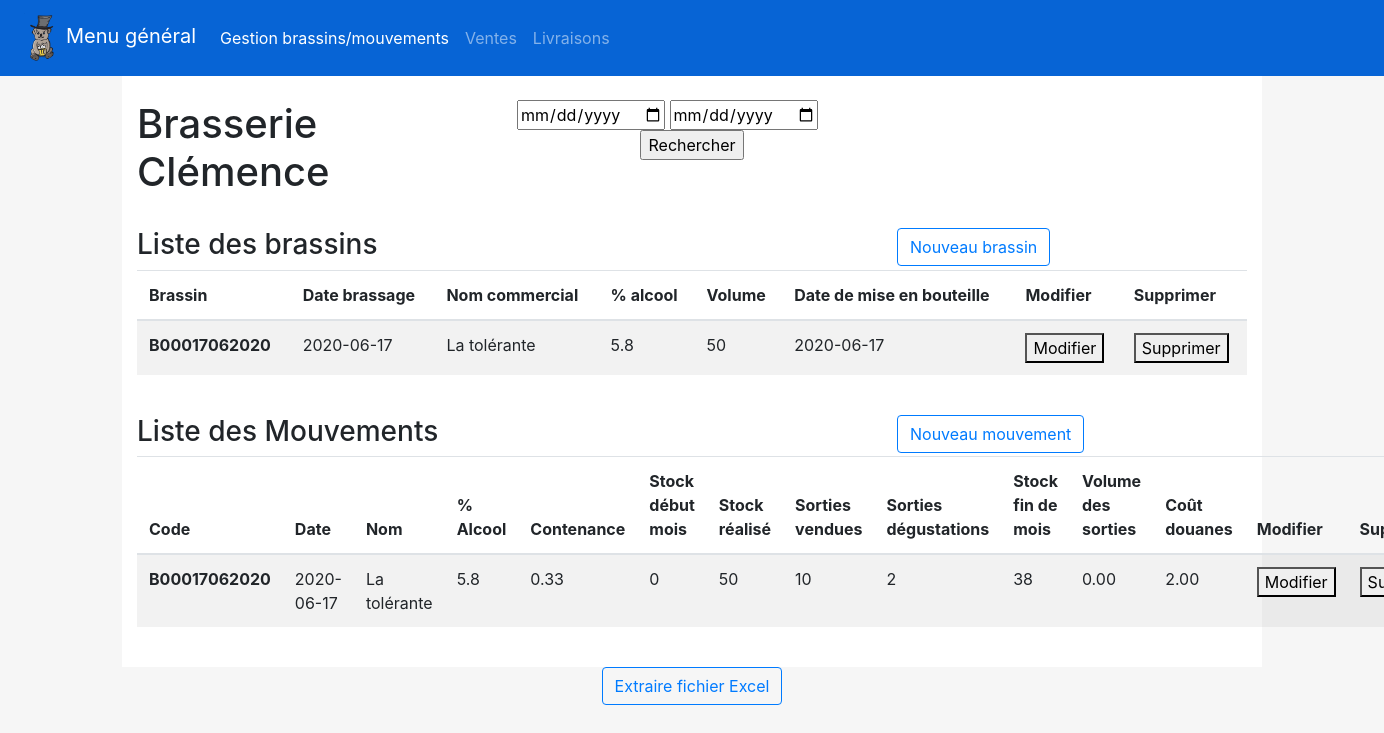
/index.php (signed in), run on the app's committed database.
### tables this page shows
CREATE TABLE IF NOT EXISTS `brassin` (
  `code` varchar(15) NOT NULL,
  `dateBrass` date NOT NULL,
  `dateMiseBout` date NOT NULL,
  `volume` double NOT NULL,
  `id` int(11) NOT NULL,
  `pourAlcool` double(2,1) NOT NULL,
  PRIMARY KEY (`code`),
  KEY `Brassin_Biere_FK` (`id`),
  CONSTRAINT `Brassin_Biere_FK` FOREIGN KEY (`id`) REFERENCES `biere` (`id`)
);

CREATE TABLE IF NOT EXISTS `biere` (
  `id` int(11) NOT NULL AUTO_INCREMENT,
  `nom` varchar(50) NOT NULL,
  PRIMARY KEY (`id`)
);

CREATE TABLE IF NOT EXISTS `mouvement` (
  `id` int(11) NOT NULL AUTO_INCREMENT,
  `date` date NOT NULL,
  `contenance` double NOT NULL DEFAULT 0,
  `nbBouteilles` int(11) NOT NULL,
  `code` varchar(15) NOT NULL,
  `stockDebMois` int(5) DEFAULT NULL,
  `stockRealise` int(5) DEFAULT NULL,
  `sortiesVendues` int(5) DEFAULT NULL,
  `sortiesDeg` int(5) DEFAULT NULL,
  `stockFinMois` int(5) DEFAULT NULL,
  `volSorties` double(2,2) DEFAULT NULL,
  `coutDouanes` double(5,2) DEFAULT NULL,
  PRIMARY KEY (`id`),
  KEY `Mouvement_Brassin_FK` (`code`),
  CONSTRAINT `Mouvement_Brassin_FK` FOREIGN KEY (`code`) REFERENCES `brassin` (`code`)
);

### classes/BDD.php (called while the page is built, shortened)
<?php
class BDD{
	private static $serveur="mysql:host=127.0.0.1";
	private static $bdd="dbname=brasserie";
	private static $user="clemence";
	private static $mdp="clemence";
	private $laConnexion;
	public function __construct()
	{
    	$this->laConnexion = new PDO(BDD::$serveur.';'.BDD::$bdd, BDD::$user, BDD::$mdp);
		$this->laConnexion->query("SET CHARACTER SET utf8");
	}
	public function getBrassin(){
		$req='select * from brassin inner join biere on brassin.id = biere.id';
		$res=$this->laConnexion->query($req);
		$lesLignes=$res->fetchAll();
		$tableau = array();
		foreach ($lesLignes as $line){
			$br = new Brassin();
			$br->setCode($line[0]);
			$br->setDateBrass($line[1]);
			$br->setDateMiseBout($line[2]);
			$br->setVolume($line[3]);
			$br->setPourAlcool($line[5]);
			$br->setNomCom($line[7]);
			$tableau[] = $br;
		}
		return $tableau;
	}
	public function getMouvement(){
		$req='select * from mouvement inner join brassin on brassin.code = mouvement.code inner join biere on brassin.id = biere.id';
		$res=$this->laConnexion->query($req);
		$lesLignes=$res->fetchAll();
		$tableau = array();
		foreach ($lesLignes as $line){
			$m = new Mouvement();
			$m->setId($line[0]);
			$m->setDate($line[1]);
			$m->setContenance($line[2]);
			$m->setNbBouteilles($line[3]);
			$m->setCode($line[4]);
			$m->setStockDebMois($line[5]);
			$m->setStockRealise($line[6]);
			$m->setSortiesVendues($line[7]);
			$m->setSortiesDeg($line[8]);
			$m->setStockFinMois($line[9]);
			$m->setVolSorties($line[10]);
			$m->setCoutDouanes($line[11]);
			$m->setPourcentageAlcool($line[17]);
			$m->setNomCommercial($line[19]);
			$tableau[] = $m;
		}
		return $tableau;
	}
}
?>

### classes/Brassin.php (called while the page is built, shortened)
<?php
class Brassin{
	private $code;
	private $dateBrass;
	private $dateMiseBout;
	private $volume;
	private $pourAlcool;
	private $nomCom;
	public function getCode(){
		return $this->code;
	}
	public function getDateBrass(){
		return $this->dateBrass;
	}
	public function getDateMiseBout(){
		return $this->dateMiseBout;
	}
	public function getVolume(){
		return $this->volume;
	}
	public function getPourAlcool(){
		return $this->pourAlcool;
	}
	public function getNomCom(){
		return $this->nomCom;
	}
	public function setCode($c){
		$this->code = $c;
	}
	public function setDateBrass($d){
		$this->dateBrass = $d;
	}
	public function setDateMiseBout($d){
		$this->dateMiseBout = $d;
	}
	public function setVolume($v){
		$this->volume = $v;
	}
	public function setPourAlcool($a){
		$this->pourAlcool = $a;
	}
	public function setNomCom($c){
		$this->nomCom = $c;
	}
}
?>

### classes/Mouvement.php (called while the page is built, shortened)
<?php
class Mouvement{
	private $id;
	private $date;
	private $contenance;
	private $code;
	private $stockDebMois;
	private $stockRealise;
	private $sortiesVendues;
	private $sortiesDeg;
	private $stockFinMois;
	private $volSorties;
	private $coutDouanes;
	private $nomCommercial;
	private $pourcentageAlcool;
	public function getId(){
		return $this->id;
	}
	public function getDate(){
		return $this->date;
	}
	public function getContenance(){
		return $this->contenance;
	}
	public function getCode(){
		return $this->code;
	}
	public function getStockDebMois(){
		return $this->stockDebMois;
	}
	public function getStockRealise(){
		return $this->stockRealise;
	}
	public function getSortiesVendues(){
		return $this->sortiesVendues;
	}
	public function getSortiesDeg(){
		return $this->sortiesDeg;
	}
	public function getStockFinMois(){
		return $this->stockFinMois;
	}
	public function getVolSorties(){
		return $this->volSorties;
	}
	public function getCoutDouanes(){
		return $this->coutDouanes;
	}
	public function getNomCommercial(){
		return $this->nomCommercial;
	}
	public function getPourcentageAlcool(){
		return $this->pourcentageAlcool;
	}
	public function setId($i){
		$this->id = $i;
	}
	public function setDate($d){
		$this->date = $d;
	}
	public function setContenance($c){
		$this->contenance = $c;
	}
	public function setCode($c){
		$this->code = $c;
	}
	public function setStockDebMois($d){
		$this->stockDebMois = $d;
	}
	public function setStockRealise($r){
		$this->stockRealise = $r;
	}
	public function setSortiesVendues($v){
		$this->sortiesVendues = $v;
	}
	public function setSortiesDeg($d){
		$this->sortiesDeg = $d;
	}
	public function setStockFinMois($m){
		$this->stockFinMois = $m;
	}
	public function setVolSorties($s){
		$this->volSorties = $s;
	}
	public function setCoutDouanes($d){
		$this->coutDouanes = $d;
	}
	public function setNomCommercial($n){
		$this->nomCommercial = $n;
	}
	public function setPourcentageAlcool($p){
		$this->pourcentageAlcool = $p;
	}
}
?>

### index.php (the view, shortened to what this page needs)
<!DOCTYPE html>
<?php
    require_once('./classes/Mouvement.php');
    require_once('./classes/Brassin.php');
    require_once('./classes/BDD.php');
    $base = new BDD();
?>
<html>
    <head>
    	<link rel="stylesheet" href="https://stackpath.bootstrapcdn.com/bootstrap/4.5.0/css/bootstrap.min.css">
    </head>
    <body style="background-color: #F6F6F6;">
        <nav class="navbar navbar-expand-lg navbar navbar-dark" style="background-color: #0764D5;">
            <a class="navbar-brand" href="#"><img src="./logo.png" href="#" height="50px" width="50px" />Menu général</a>
            <div class="collapse navbar-collapse" id="navbarNavDropdown">
                <ul class="navbar-nav">
                    <li class="nav-item active">
                        <a class="nav-link" href="#">Gestion brassins/mouvements <span class="sr-only">(current)</span></a>
                    </li>
                    <li class="nav-item">
                        <a class="nav-link" href="#">Ventes</a>
                    </li>
                    <li class="nav-item">
                        <a class="nav-link" href="#">Livraisons</a>
                    </li>
                </ul>
            </div>
        </nav>
        <div class="container" style="background-color: white;">
            <br/>
            <div class="row">
                <div class="col-4"><h1>Brasserie Clémence</h1></div>
                <div class="col-4">
                    <form action='' method='POST' name=intervalle>
                        <input type='date' name='date1' />
                        <input type='date' name='date2' />
                        <center><input type='submit' name='KK' value='Rechercher' /></center>
                    </form>
                </div>
            </div>
            <br />
            <div class="row">
                <div class="col-8"><h3>Liste des brassins</h3></div>
                <div class="col-4"><a href="./ajout.php" class="btn btn-outline-primary" role="button" aria-pressed="true">Nouveau brassin</a></div>
            </div>
      		<table class="table table-striped">
                <thead>
                    <tr>
                    <th scope="col">Brassin</th>
                    <th scope="col">Date brassage</th>
                    <th scope="col">Nom commercial</th>
                    <th scope="col">% alcool</th>
                    <th scope="col">Volume</th>
                    <th scope="col">Date de mise en bouteille</th>
                    <th scope="col">Modifier</th>
                    <th scope="col">Supprimer</th>
                    </tr>
                </thead>
                <tbody>
                    <?php
                        if(isset($_POST['KK']))
                        {
                            if(isset($_POST['date1']) && isset($_POST['date2']))
                            {
                                $tabbrassmois = $base->getBrassinMois($_POST['date1'], $_POST['date2']);
                                $mouvementbrass = array();
                                foreach($tabbrassmois as $row)
                                {
                                    echo "<tr><th scope='col'>".$row->getCode()."</th><td scope='col'>".$row->getDateBrass()."</td><td scope='col'>".$row->getNomCom()."</td><td scope='col'>".$row->getPourAlcool()."</td><td scope='col'>".$row->getVolume()."</td><td scope='col'>".$row->getDateMiseBout()."</td><td scope='col'><a href='modifierBrassin.php?code=".$row->getCode()."'><button>Modifier</button></a></td><td scope='col'><a href='supprimer.php?code=".$row->getCode()."'><button>Supprimer</button></a></td></tr>";
                                    $mouvementbrass[] = $base->getMouvementBrassin($row->getCode());
                                }
                            }
                            else
                            {
                                echo "Veuillez indiquer 2 dates valides";
                            }
                        }
                        else
                        {
                            $tabbrass = $base->getBrassin();
                            foreach($tabbrass as $ligne)
                            {
                                echo "<tr><th scope='col'>".$ligne->getCode()."</th><td scope='col'>".$ligne->getDateBrass()."</td><td scope='col'>".$ligne->getNomCom()."</td><td scope='col'>".$ligne->getPourAlcool()."</td><td scope='col'>".$ligne->getVolume()."</td><td scope='col'>".$ligne->getDateMiseBout()."</td><td scope='col'><a href='modifierBrassin.php?code=".$ligne->getCode()."'><button>Modifier</button></a></td><td scope='col'><a href='supprimer.php?code=".$ligne->getCode()."'><button>Supprimer</button></a></td></tr>";
                            }
                        }
                    ?>
                </tbody>
            </table>
            <br/>
            <div class="row">
                <div class="col-8"><h3>Liste des Mouvements</h3></div>
                <div class="col-4"><a href="#" class="btn btn-outline-primary" role="button" aria-pressed="true">Nouveau mouvement</a></div>
            </div>
      		<table class="table table-striped">
                <thead>
                    <tr>
                    <th scope="col">Code</th>
                    <th scope="col">Date</th>
                    <th scope="col">Nom</th>
                    <th scope="col">% Alcool</th>
                    <th scope="col">Contenance</th>
                    <th scope="col">Stock début mois</th>
                    <th scope="col">Stock réalisé</th>
                    <th scope="col">Sorties vendues</th>
                    <th scope="col">Sorties dégustations</th>
                    <th scope="col">Stock fin de mois</th>
                    <th scope="col">Volume des sorties</th>
                    <th scope="col">Coût douanes</th>
                    <th scope="col">Modifier</th>
                    <th scope="col">Supprimer</th>
                    </tr>
                </thead>
                <tbody>
                    <?php
                    if(isset($_POST['KK']))
                    {
                      if(isset($_POST['date1']) && isset($_POST['date2']))
                      {
                        foreach($mouvementbrass as $case)
                        {
                          foreach($case as $row)
                          {
                           echo "<tr><th scope='col'>".$row->getCode()."</th><td scope='col'>".$row->getDate()."</td><td scope='col'>A COMPLETER</td><td scope='col'>A COMPLETER</td><td scope='col'>".$row->getContenance()."</td><td scope='col'>".$row->getStockDebMois()."</td><td scope='col'>".$row->getStockRealise()."</td><td scope='col'>".$row->getSortiesVendues()."</td><td scope='col'>".$row->getSortiesDeg()."</td><td scope='col'>".$row->getStockFinMois()."</td><td scope='col'>".$row->getVolSorties()."</td><td scope='col'>".$row->getCoutDouanes()."</td><td scope='col'><a href='modifierMouvement.php?id=".$row->getId()."'><button>Modifier</button></a></td><td scope='col'><a href='supprimer.php?id=".$row->getId()."'><button>Supprimer</button></a></td></tr>";
                          }
                        }
                      }
                    }
                    else
                    {
                      $tabmouv = $base->getMouvement();
                      foreach($tabmouv as $row)
                      {
                        echo "<tr><th scope='col'>".$row->getCode()."</th><td scope='col'>".$row->getDate()."</td><td scope='col'>".$row->getNomCommercial()."</td><td scope='col'>".$row->getPourcentageAlcool()."</td><td scope='col'>".$row->getContenance()."</td><td scope='col'>".$row->getStockDebMois()."</td><td scope='col'>".$row->getStockRealise()."</td><td scope='col'>".$row->getSortiesVendues()."</td><td scope='col'>".$row->getSortiesDeg()."</td><td scope='col'>".$row->getStockFinMois()."</td><td scope='col'>".$row->getVolSorties()."</td><td scope='col'>".$row->getCoutDouanes()."</td><td scope='col'><a href='modifierMouvement.php?id=".$row->getId()."'><button>Modifier</button></a></td><td scope='col'><a href='supprimer.php?id=".$row->getId()."'><button>Supprimer</button></a></td></tr>";
                      }
                    }
                    ?>
                </tbody>
            </table>
            <br/>
      	</div>
        <center>
            <form action='' method='POST' name='faireCSV'>
                <input class="btn btn-outline-primary" type='submit' name='OKCSV' value='Extraire fichier Excel' />
            </form>
        </center>
    </body>
</html>

### data on the page
brassin: code "B00017062020", dateBrass "2020-06-17", id.nom "La tolérante", pourAlcool "5.8", volume "50", dateMiseBout "2020-06-17"
mouvement: code "B00017062020", date "2020-06-17", biere.nom "La tolérante", code.pourAlcool "5.8", contenance "0.33", stockDebMois "0", stockRealise "50", sortiesVendues "10", sortiesDeg "2", stockFinMois "38", volSorties "0.00", coutDouanes "2.00"
